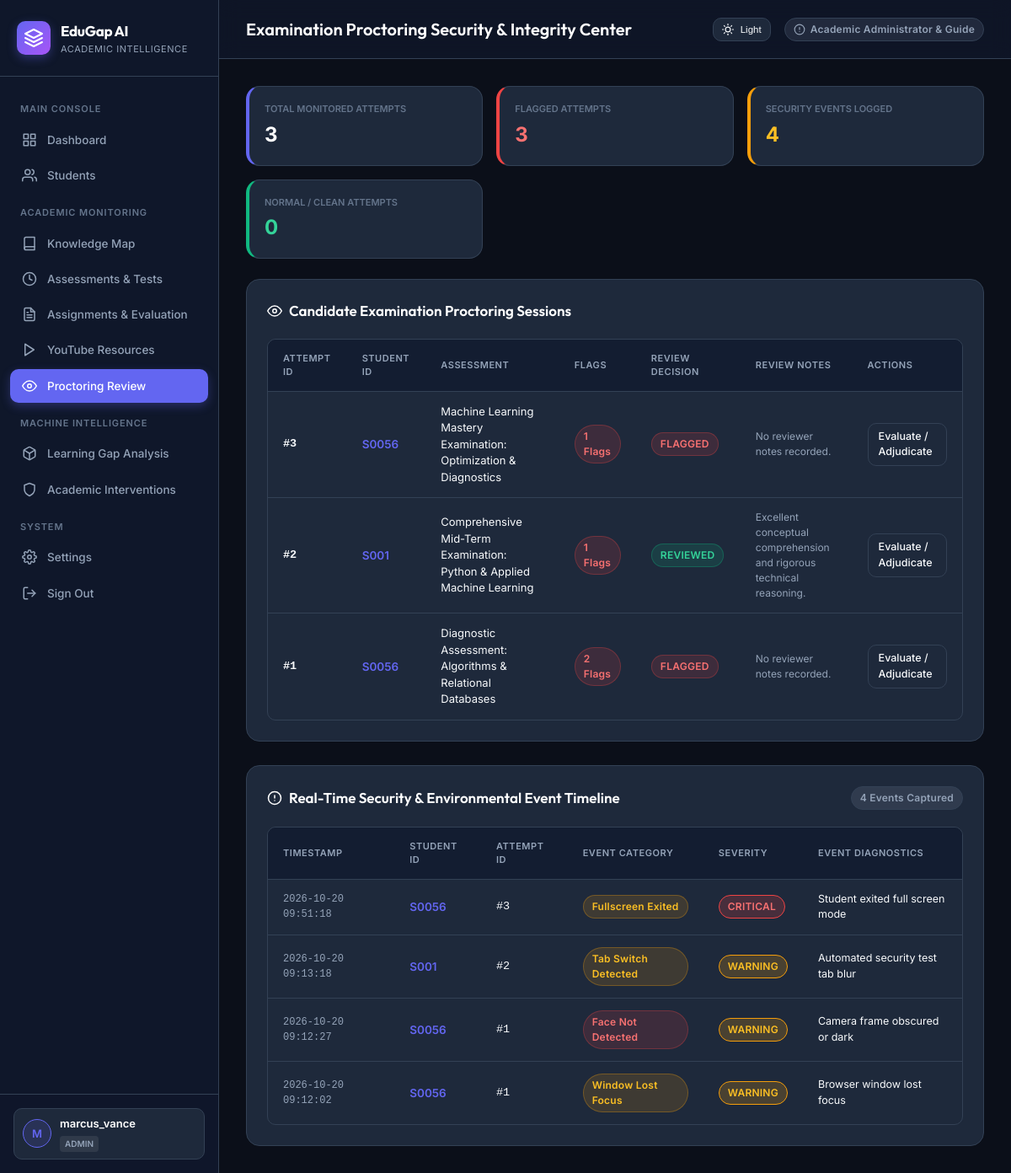
Screenshot of /proctoring-review (signed in) with the database file from the repository.
### tables this page shows
CREATE TABLE assessment_attempts (
        id INTEGER PRIMARY KEY AUTOINCREMENT,
        assessment_id INTEGER NOT NULL,
        student_id TEXT NOT NULL,
        started_at TIMESTAMP DEFAULT CURRENT_TIMESTAMP,
        submitted_at TIMESTAMP,
        time_taken_seconds INTEGER DEFAULT 0,
        score REAL DEFAULT 0.0,
        max_score REAL DEFAULT 100.0,
        percentage REAL DEFAULT 0.0,
        passed INTEGER DEFAULT 0,
        status TEXT DEFAULT 'in_progress', -- 'in_progress', 'submitted', 'evaluated'
        proctoring_flag_count INTEGER DEFAULT 0,
        review_status TEXT DEFAULT 'normal', -- 'normal', 'flagged', 'under_review', 'reviewed'
        review_notes TEXT,
        evaluated_by TEXT,
        evaluated_at TIMESTAMP,
        FOREIGN KEY (assessment_id) REFERENCES assessments(id) ON DELETE CASCADE,
        FOREIGN KEY (student_id) REFERENCES students(student_id)
    );

CREATE TABLE assessments (
        id INTEGER PRIMARY KEY AUTOINCREMENT,
        title TEXT NOT NULL,
        description TEXT,
        subject TEXT NOT NULL,
        topic TEXT NOT NULL,
        duration_minutes INTEGER DEFAULT 30,
        passing_marks REAL DEFAULT 50.0,
        total_marks REAL DEFAULT 100.0,
        negative_marking REAL DEFAULT 0.0,
        attempt_limit INTEGER DEFAULT 1,
        shuffle_questions INTEGER DEFAULT 1,
        shuffle_options INTEGER DEFAULT 1,
        is_proctored INTEGER DEFAULT 1,
        proctoring_strictness TEXT DEFAULT 'Standard',
        assigned_to_student_id TEXT,
        due_date TIMESTAMP,
        is_published INTEGER DEFAULT 1,
        results_published INTEGER DEFAULT 1,
        created_by TEXT DEFAULT 'Admin',
        created_at TIMESTAMP DEFAULT CURRENT_TIMESTAMP
    );

CREATE TABLE proctoring_logs (
        id INTEGER PRIMARY KEY AUTOINCREMENT,
        attempt_id INTEGER NOT NULL,
        student_id TEXT NOT NULL,
        assessment_id INTEGER NOT NULL,
        event_type TEXT NOT NULL, -- 'tab_switch', 'window_blur', 'face_missing', 'multiple_faces', 'fullscreen_exit', 'copy_paste'
        severity TEXT DEFAULT 'warning', -- 'info', 'warning', 'critical'
        details TEXT,
        timestamp TIMESTAMP DEFAULT CURRENT_TIMESTAMP,
        FOREIGN KEY (attempt_id) REFERENCES assessment_attempts(id) ON DELETE CASCADE
    );

### app.py (the view)
@app.route("/proctoring-review")
@login_required
def proctoring_review_page():
    if session.get("role") != "admin":
        flash("Proctoring security review restricted to Academic Administrators.", "error")
        return redirect(url_for("dashboard"))
    connection = get_db_connection()
    attempts = connection.execute("""
        SELECT att.*, a.title as assessment_title, s.name as student_name
        FROM assessment_attempts att
        JOIN assessments a ON a.id = att.assessment_id
        LEFT JOIN students s ON s.student_id = att.student_id
        ORDER BY att.id DESC
    """).fetchall()
    proctoring_logs = connection.execute("""
        SELECT l.*, a.title as assessment_title
        FROM proctoring_logs l
        JOIN assessments a ON a.id = l.assessment_id
        ORDER BY l.id DESC LIMIT 100
    """).fetchall()
    total_attempts = len(attempts)
    flagged_attempts = sum(1 for a in attempts if a["proctoring_flag_count"] > 0)
    clean_attempts = total_attempts - flagged_attempts
    connection.close()
    return render_template(
        "proctoring_review.html",
        attempts=attempts,
        proctoring_logs=proctoring_logs,
        total_attempts=total_attempts,
        flagged_attempts=flagged_attempts,
        clean_attempts=clean_attempts
    )

### app.py (called while the page is built)
def get_db_connection():
    connection = sqlite3.connect(DATABASE)
    connection.row_factory = sqlite3.Row
    return connection

def login_required(f):
    @wraps(f)
    def decorated_function(*args, **kwargs):
        if "user_id" not in session:
            flash("Please authenticate to access the academic platform.", "info")
            return redirect(url_for("login"))
        return f(*args, **kwargs)
    return decorated_function

### templates/proctoring_review.html (shortened to what this page needs)
{% extends "base.html" %}
{% block header_title %}Examination Proctoring Security & Integrity Center{% endblock %}
{% block content %}
<div class="proctor-stats-grid">
    <div class="card" style="padding: 18px; border-left: 4px solid var(--primary);">
        <div style="font-size: 11px; text-transform: uppercase; color: var(--text-muted); font-weight: 600;">Total Monitored Attempts</div>
        <div style="font-size: 24px; font-weight: 700; color: #ffffff; margin-top: 4px;">{{ total_attempts }}</div>
    </div>
    <div class="card" style="padding: 18px; border-left: 4px solid var(--danger);">
        <div style="font-size: 11px; text-transform: uppercase; color: var(--text-muted); font-weight: 600;">Flagged Attempts</div>
        <div style="font-size: 24px; font-weight: 700; color: #f87171; margin-top: 4px;">{{ flagged_attempts }}</div>
    </div>
    <div class="card" style="padding: 18px; border-left: 4px solid var(--warning);">
        <div style="font-size: 11px; text-transform: uppercase; color: var(--text-muted); font-weight: 600;">Security Events Logged</div>
        <div style="font-size: 24px; font-weight: 700; color: #fbbf24; margin-top: 4px;">{{ proctoring_logs|length }}</div>
    </div>
    <div class="card" style="padding: 18px; border-left: 4px solid var(--success);">
        <div style="font-size: 11px; text-transform: uppercase; color: var(--text-muted); font-weight: 600;">Normal / Clean Attempts</div>
        <div style="font-size: 24px; font-weight: 700; color: #34d399; margin-top: 4px;">{{ clean_attempts }}</div>
    </div>
</div>
<div class="card" style="margin-bottom: 28px;">
    <div class="card-header">
        <h3>
            <svg class="icon" viewBox="0 0 24 24"><path d="M1 12s4-8 11-8 11 8 11 8-4 8-11 8-11-8-11-8z"/><circle cx="12" cy="12" r="3"/></svg>
            <span>Candidate Examination Proctoring Sessions</span>
        </h3>
    </div>
    <div class="table-container">
        <table>
            <thead>
                <tr>
                    <th>Attempt ID</th>
                    <th>Student ID</th>
                    <th>Assessment</th>
                    <th>Flags</th>
                    <th>Review Decision</th>
                    <th>Review Notes</th>
                    <th>Actions</th>
                </tr>
            </thead>
            <tbody>
                {% for att in attempts %}
                <tr>
                    <td style="font-family: monospace; font-weight: 600;">#{{ att['id'] }}</td>
                    <td style="font-weight: 600; color: var(--primary);">{{ att['student_id'] }}</td>
                    <td style="font-size: 13px;">{{ att['assessment_title'] }}</td>
                    <td>
                        {% if att['proctoring_flag_count'] > 0 %}
                            <span class="badge badge-high">{{ att['proctoring_flag_count'] }} Flags</span>
                        {% else %}
                            <span class="badge badge-low">Clean Session</span>
                        {% endif %}
                    </td>
                    <td>
                        <span class="badge {% if att['review_status'] == 'reviewed' %}badge-low{% elif att['review_status'] == 'flagged' %}badge-high{% elif att['review_status'] == 'under_review' %}badge-medium{% else %}badge-neutral{% endif %}">
                            {{ att['review_status']|upper }}
                        </span>
                    </td>
                    <td style="font-size: 12px; color: var(--text-secondary); max-width: 250px;">
                        {{ att['review_notes'] if att['review_notes'] else 'No reviewer notes recorded.' }}
                    </td>
                    <td>
                        <a href="{{ url_for('evaluate_attempt_view', attempt_id=att['id']) }}" class="btn btn-secondary btn-sm">
                            <span>Evaluate / Adjudicate</span>
                        </a>
                    </td>
                </tr>
                {% else %}
                <tr>
                    <td colspan="7" style="text-align: center; color: var(--text-secondary); padding: 24px;">
                        No examination attempts recorded yet.
                    </td>
                </tr>
                {% endfor %}
            </tbody>
        </table>
    </div>
</div>
<div class="card">
    <div class="card-header">
        <h3>
            <svg class="icon" viewBox="0 0 24 24"><circle cx="12" cy="12" r="10"/><line x1="12" y1="8" x2="12" y2="12"/><line x1="12" y1="16" x2="12.01" y2="16"/></svg>
            <span>Real-Time Security & Environmental Event Timeline</span>
        </h3>
        <span class="badge badge-neutral">{{ proctoring_logs|length }} Events Captured</span>
    </div>
    <div class="table-container">
        <table>
            <thead>
                <tr>
                    <th>Timestamp</th>
                    <th>Student ID</th>
                    <th>Attempt ID</th>
                    <th>Event Category</th>
                    <th>Severity</th>
                    <th>Event Diagnostics</th>
                </tr>
            </thead>
            <tbody>
                {% for log in proctoring_logs %}
                <tr>
                    <td style="font-size: 12px; color: var(--text-secondary); font-family: monospace;">{{ log['timestamp'] }}</td>
                    <td style="font-weight: 600; color: var(--primary);">{{ log['student_id'] }}</td>
                    <td style="font-family: monospace;">#{{ log['attempt_id'] }}</td>
                    <td>
                        {% if log['event_type'] == 'tab_switch' %}
                            <span class="badge badge-medium">Tab Switch Detected</span>
                        {% elif log['event_type'] == 'window_blur' %}
                            <span class="badge badge-medium">Window Lost Focus</span>
                        {% elif log['event_type'] == 'face_missing' %}
                            <span class="badge badge-high">Face Not Detected</span>
                        {% elif log['event_type'] == 'multiple_faces' %}
                            <span class="badge badge-high">Multiple Faces Detected</span>
                        {% elif log['event_type'] == 'fullscreen_exit' %}
                            <span class="badge badge-medium">Fullscreen Exited</span>
                        {% elif log['event_type'] == 'copy_paste' %}
                            <span class="badge badge-high">Copy/Paste Attempt</span>
                        {% else %}
                            <span class="badge badge-neutral">{{ log['event_type'] }}</span>
                        {% endif %}
                    </td>
                    <td>
                        <span class="badge severity-badge-{{ log['severity'] }}">{{ log['severity']|upper }}</span>
                    </td>
                    <td style="font-size: 12.5px; color: var(--text-primary);">
                        {{ log['details'] }}
                    </td>
                </tr>
                {% else %}
                <tr>
                    <td colspan="6" style="text-align: center; color: var(--text-secondary); padding: 24px;">
                        No security flags or integrity events recorded across active sessions.
                    </td>
                </tr>
                {% endfor %}
            </tbody>
        </table>
    </div>
</div>
{% endblock %}

### templates/base.html (style rules this page uses)
:root { --bg-body: #0b0f19; --bg-sidebar: #0f172a; --bg-card: #1e293b; --bg-card-hover: #263349; --border-color: #334155; --text-primary: #f8fafc; --text-secondary: #94a3b8; --text-muted: #64748b; --primary: #6366f1; --primary-hover: #4f46e5; --primary-light: rgba(99, 102, 241, 0.15); --success: #10b981; --success-light: rgba(16, 185, 129, 0.15); --warning: #f59e0b; --warning-light: rgba(245, 158, 11, 0.15); --danger: #ef4444; --danger-light: rgba(239, 68, 68, 0.15); --info: #0ea5e9; --info-light: rgba(14, 165, 233, 0.15); --radius-sm: 6px; --radius-md: 10px; --radius-lg: 16px; --transition: all 0.2s cubic-bezier(0.4, 0, 0.2, 1); }
* { box-sizing: border-box; margin: 0; padding: 0; }
body { font-family: 'Inter', system-ui, -apple-system, sans-serif; background-color: var(--bg-body); color: var(--text-primary); line-height: 1.5; min-height: 100vh; display: flex; }
.icon { display: inline-flex; align-items: center; justify-content: center; width: 18px; height: 18px; stroke-width: 2; stroke: currentColor; fill: none; stroke-linecap: round; stroke-linejoin: round; flex-shrink: 0; }
.btn { display: inline-flex; align-items: center; justify-content: center; gap: 8px; padding: 8px 16px; font-size: 13.5px; font-weight: 500; border-radius: var(--radius-md); text-decoration: none; cursor: pointer; border: 1px solid transparent; transition: var(--transition); }
.btn-secondary { background-color: var(--bg-card); border-color: var(--border-color); color: var(--text-primary); }
.btn-sm { padding: 6px 12px; font-size: 12.5px; }
.card { background: var(--bg-card); border: 1px solid var(--border-color); border-radius: var(--radius-lg); padding: 24px; transition: var(--transition); }
.card-header { display: flex; align-items: center; justify-content: space-between; margin-bottom: 20px; }
.card-header h3 { font-family: 'Outfit', sans-serif; font-size: 17px; font-weight: 600; color: #ffffff; display: flex; align-items: center; gap: 8px; }
.badge { display: inline-flex; align-items: center; gap: 6px; padding: 4px 10px; border-radius: 9999px; font-size: 12px; font-weight: 600; letter-spacing: 0.02em; }
.badge-high { background: var(--danger-light); color: #f87171; border: 1px solid rgba(239, 68, 68, 0.3); }
.badge-medium { background: var(--warning-light); color: #fbbf24; border: 1px solid rgba(245, 158, 11, 0.3); }
.badge-low { background: var(--success-light); color: #34d399; border: 1px solid rgba(16, 185, 129, 0.3); }
.badge-neutral { background: rgba(148, 163, 184, 0.15); color: var(--text-secondary); border: 1px solid var(--border-color); }
.table-container { overflow-x: auto; border-radius: var(--radius-md); border: 1px solid var(--border-color); }
table { width: 100%; border-collapse: collapse; text-align: left; font-size: 13.5px; }
th { background: #131d31; color: var(--text-secondary); font-weight: 600; padding: 14px 18px; border-bottom: 1px solid var(--border-color); text-transform: uppercase; font-size: 11px; letter-spacing: 0.05em; }
td { padding: 14px 18px; border-bottom: 1px solid var(--border-color); color: var(--text-primary); }
tr:last-child td { border-bottom: none; }

### templates/proctoring_review.html (style rules this page uses)
.severity-badge-critical { background: rgba(239, 68, 68, 0.2); color: #f87171; border: 1px solid #ef4444; }
.severity-badge-warning { background: rgba(245, 158, 11, 0.2); color: #fbbf24; border: 1px solid #f59e0b; }
.proctor-stats-grid { display: grid; grid-template-columns: repeat(auto-fit, minmax(220px, 1fr)); gap: 16px; margin-bottom: 24px; }

### rows the page displays
assessment_attempts: id "3", student_id "S0056", assessment_title "Machine Learning Mastery Examination: Optimization & Diagnostics", proctoring_flag_count "1", review_status "FLAGGED", att "No reviewer notes recorded."
assessment_attempts: id "2", student_id "S001", assessment_title "Comprehensive Mid-Term Examination: Python & Applied Machine Learning", proctoring_flag_count "1", review_status "REVIEWED", review_notes "Excellent conceptual comprehension and rigorous technical reasoning."
assessment_attempts: id "1", student_id "S0056", assessment_title "Diagnostic Assessment: Algorithms & Relational Databases", proctoring_flag_count "2", review_status "FLAGGED", att "No reviewer notes recorded."
proctoring_logs: timestamp "2026-10-20 09:51:18", student_id "S0056", attempt_id "3", event_type "Fullscreen Exited", severity "CRITICAL", details "Student exited full screen mode"
proctoring_logs: timestamp "2026-10-20 09:13:18", student_id "S001", attempt_id "2", event_type "Tab Switch Detected", severity "WARNING", details "Automated security test tab blur"
proctoring_logs: timestamp "2026-10-20 09:12:27", student_id "S0056", attempt_id "1", event_type "Face Not Detected", severity "WARNING", details "Camera frame obscured or dark"
proctoring_logs: timestamp "2026-10-20 09:12:02", student_id "S0056", attempt_id "1", event_type "Window Lost Focus", severity "WARNING", details "Browser window lost focus"

### other values shown
{{ session.get("username", "U")[0]|upper }} "M"
{{ session.get("username", "User") }} "marcus_vance"
{{ session.get("role", "student") }} "ADMIN"
{{ total_attempts }} "3"
{{ flagged_attempts }} "3"
{{ proctoring_logs|length }} "4"
{{ clean_attempts }} "0"
